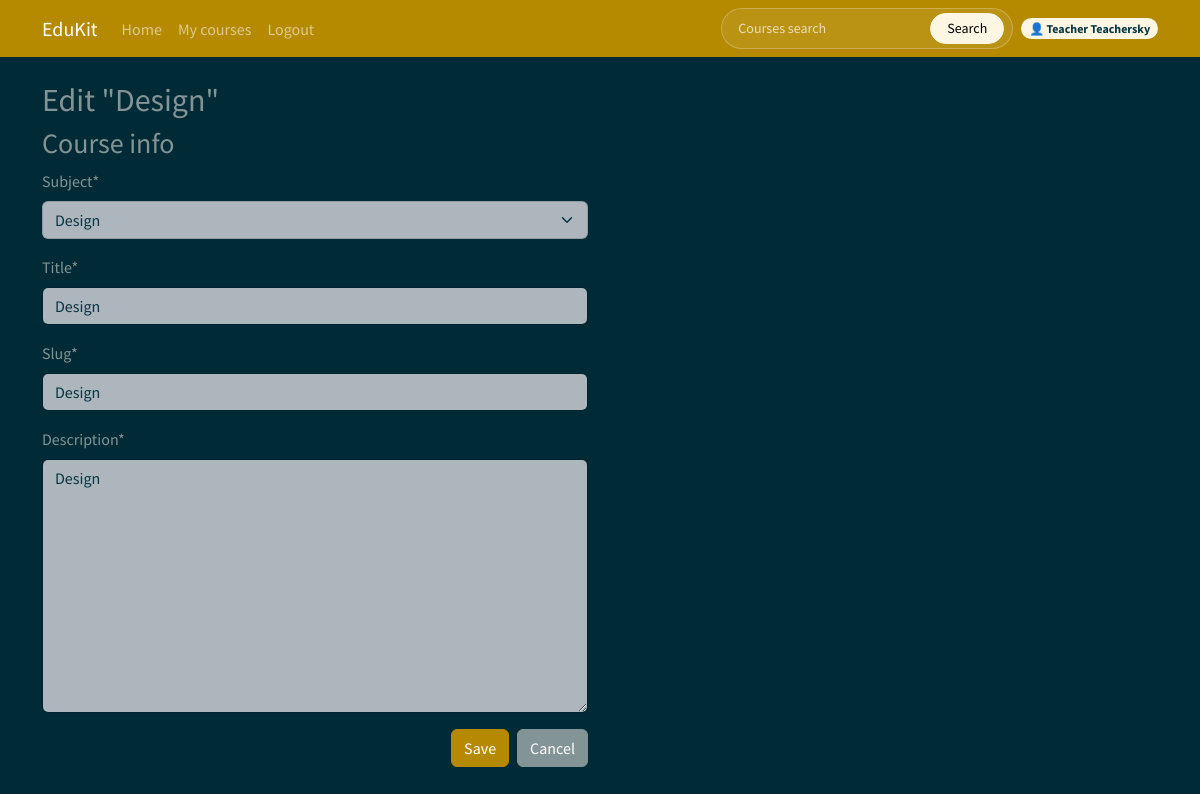
The app's page /course/5/edit/ (signed in) with its own data.
### courses/models.py (models this page shows, shortened)
class Course(models.Model):
    owner = models.ForeignKey(User, related_name="courses_created", on_delete=models.CASCADE, verbose_name="Teacher")
    subject = models.ForeignKey(Subject, related_name="courses", on_delete=models.CASCADE, verbose_name="Subject")
    title = models.CharField(max_length=500, verbose_name="Title")
    slug = models.SlugField(max_length=500, unique=True, verbose_name="Slug")
    overview = models.TextField(verbose_name="Description")
    created = models.DateTimeField(auto_now_add=True)
    students = models.ManyToManyField(User, related_name="course_joined", blank=True, verbose_name="Enrolled students")
    class Meta:
        verbose_name = "Course"
        verbose_name_plural = "Courses"
        ordering = ["-created"]

class Subject(models.Model):
    title = models.CharField(max_length=200, verbose_name="Title")
    slug = models.SlugField(max_length=200, unique=True)
    class Meta:
        verbose_name = "Specialization"
        verbose_name_plural = "Specializations"
        ordering = ["title"]
    def __str__(self):
        return self.title

### courses/views.py (the view)
# urls.py: path("<pk>/edit/", views.CourseUpdateView.as_view(), name="course_edit"),
class CourseUpdateView(OwnerCourseEditMixin, UpdateView):
    permission_required = "courses.change_course"

### courses/mixins.py (called while the page is built)
    def get_queryset(self):
        qs = super().get_queryset()
        return qs.filter(owner=self.request.user)

### courses/templatetags/course.py (called while the page is built)
@register.filter(name="has_group")
def has_group(user, group_name):
    return user.groups.filter(name=group_name).exists()

### courses/templates/courses/manage/course/form.html (shortened to what this page needs)
{% extends "base.html" %}
{% load crispy_forms_tags %}
{% block content %}
  <h2>
    {% if object %}
      Edit "{{ object.title }}"
    {% else %}
      Create new course
    {% endif %}
  </h2>
  <div class="row">
    <div class="col-12 col-lg-6">
      <h3>Course info</h3>
      <form method="post">
        {{ form|crispy }}
        <div class="d-flex justify-content-end gap-2">
          <button type="submit" class="btn btn-primary">Save</button>
          <a href="{% url 'manage_course_list' %}" class="btn btn-secondary">Cancel</a>
        </div>
      </form>
    </div>
  </div>
{% endblock content %}

### courses/templates/base.html (shortened to what this page needs)
<!DOCTYPE html>
{% load course %}
<html lang="uk">
<head>
  <link
    href="https://cdn.jsdelivr.net/npm/bootswatch@5.3.8/dist/solar/bootstrap.min.css"
    rel="stylesheet"
  >
</head>
<body>
  <nav class="navbar navbar-expand-lg bg-primary" data-bs-theme="dark">
    <div class="container">
      <a class="navbar-brand" href="{% url 'course_list' %}">EduKit</a>
      <div class="collapse navbar-collapse" id="mainNavbar">
        <ul class="navbar-nav me-auto mb-2 mb-lg-0">
          <li class="nav-item">
            <a class="nav-link {% if request.resolver_match.url_name == 'course_list' %}active{% endif %}" href="{% url 'course_list' %}">Home</a>
          </li>
          {% if request.user.is_authenticated %}
            <li class="nav-item">
               {% if request.user|has_group:'Teachers' %}
                <a class="nav-link" href="{% url 'manage_course_list' %}">My courses</a>
              {% else %}
                <a class="nav-link" href="{% url 'student_course_list' %}">My courses</a>
              {% endif %}
            </li>
            <li class="nav-item">
              <form method="post" action="{% url 'logout' %}">
                <button type="submit" class="btn btn-link nav-link border-0">Logout</button>
              </form>
            </li>
          {% endif %}
        </ul>
        <div class="d-flex align-items-center gap-2">
          <form class="navbar-search d-flex align-items-center rounded-pill px-2 py-1" role="search">
            <input class="search-input form-control form-control-sm me-2" type="search" name="q" placeholder="Courses search" aria-label="Courses search">
            <button class="btn btn-sm btn-light rounded-pill px-3" type="submit">Search</button>
          </form>
          {% if request.user.is_authenticated %}
            <span class="badge rounded-pill text-bg-light text-dark">
              👤 {{ request.user.get_full_name|default:request.user.username }}
            </span>
          {% endif %}
        </div>
      </div>
    </div>
  </nav>
  <main class="container py-4">
    {% block content %}{% endblock  %}
  </main>
</body>
</html>

### courses/templates/base.html (style rules this page uses)
.navbar-search { background-color: rgba(255, 255, 255, 0.08); border: 1px solid rgba(255, 255, 255, 0.25); }
.navbar-search .search-input { background: transparent; color: #fff; border: 0; box-shadow: none; min-width: 180px; }
.navbar-search .search-input::placeholder { color: rgba(255, 255, 255, 0.7); }

### records on screen
Course: title "Design", subject "Design", slug "Design", overview "Design"
Subject: title "Design"

### other values on screen
{{ request.user.get_full_name|default:request.user.username }} "Teacher Teachersky"
